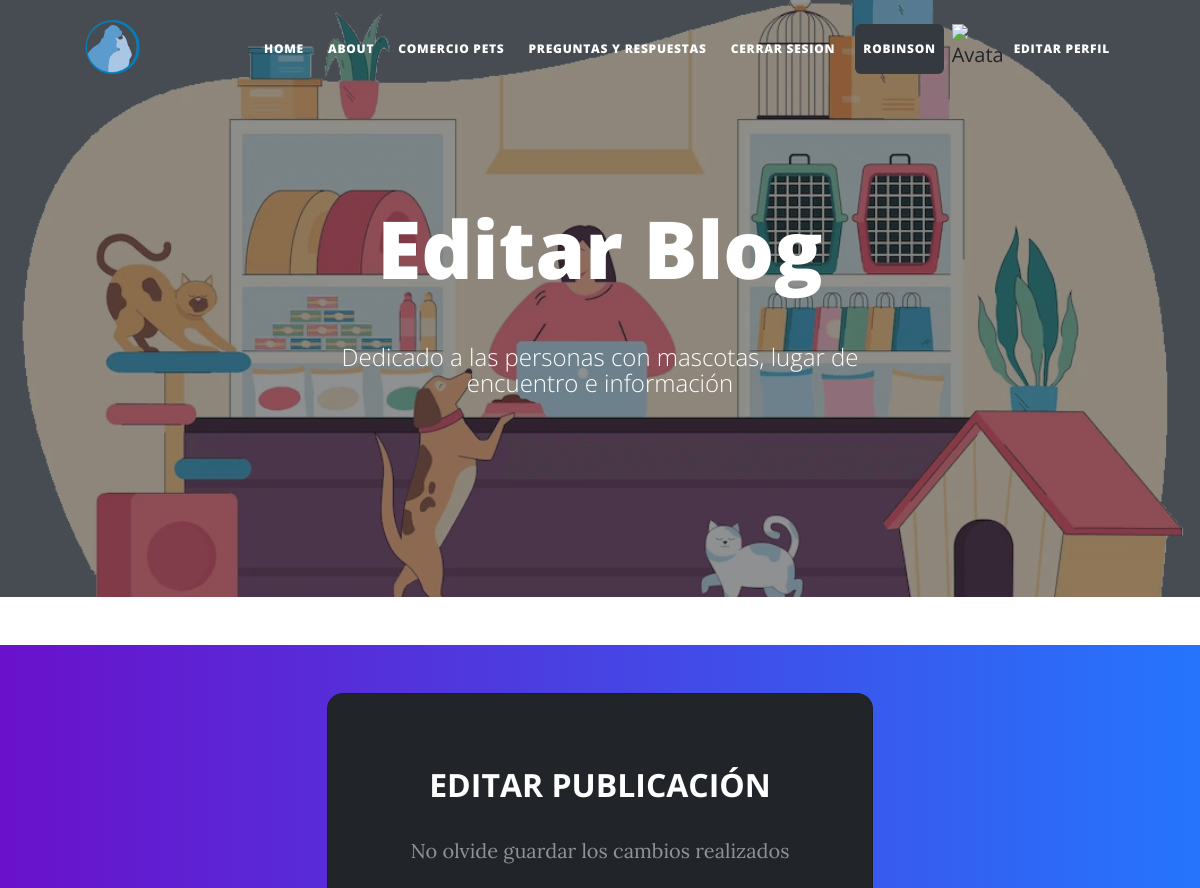
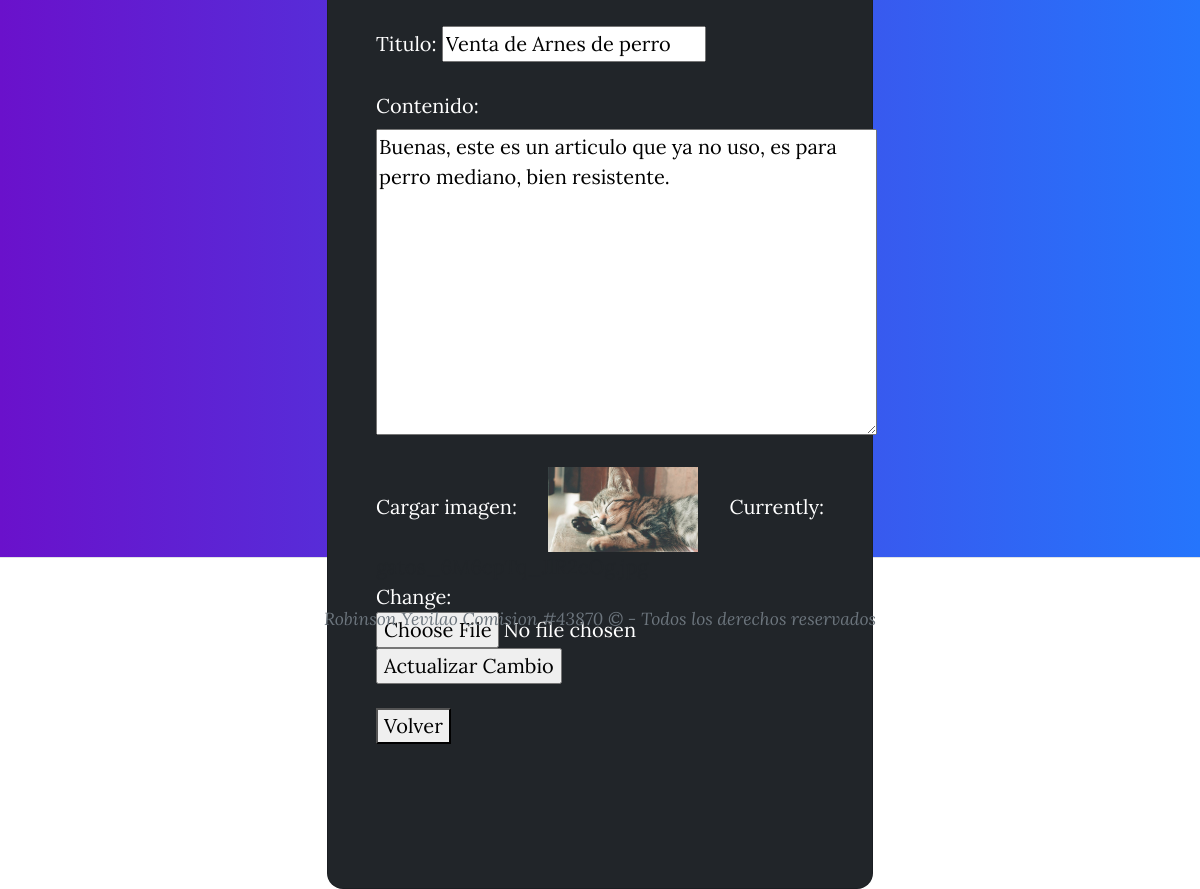
The page /AppComunidad/editarblog/1/ (signed in) on the database its author committed (2 pictures, top to bottom).
### AppComunidad/models.py (models this page shows, shortened)
class Comunidad(models.Model):
    titulo= models.CharField(max_length=50)
    contenido=models.TextField()
    imagen=models.ImageField()
    fecha_creacion=models.DateField(auto_now=True)
    precio = models.CharField(max_length=10)
    autor=models.ForeignKey(User, on_delete=models.CASCADE)

### AppComunidad/views.py (the view)
# urls.py: path('editarblog/<int:comunidad_id>/', editar_seccion, name="editar_seccion"),
@login_required
def editar_seccion(request, comunidad_id):
    comunidad = get_object_or_404(Comunidad, id=comunidad_id)
    if comunidad.autor == request.user:
        if request.method == "POST":
            form = crearBlogForm(request.POST, request.FILES, instance=comunidad)
            if form.is_valid():
                form.save()
                return redirect('contenido')
        else:
            form = crearBlogForm(instance=comunidad)
        return render(request, "AppComunidad/editarblog.html", {'form': form, 'comunidad': comunidad})
    else:
        return HttpResponseForbidden("No tienes permisos para editar esta publicación")

### AppComunidad/forms.py
class crearBlogForm(forms.ModelForm):
    class Meta:
        model=Comunidad
        fields=['titulo','imagen','contenido','precio']
    imagen = forms.ImageField(label='Cargar imagen')

### AppComunidad/Templates/AppComunidad/editarblog.html (shortened to what this page needs)
{% extends "AppComunidad/padrecomunidad.html" %}
{% load static %}
{% block titulo %} Editar Blog {% endblock %}
{% block contenido_comunidad %}
    <header>
        <section class="vh-100 gradient-custom">
            <div class="container py-5 h-100">
                <div class="row d-flex justify-content-center align-items-center h-200">
                    <div class="col-12 col-md-8 col-lg-6 col-xl-5.1">
                        <div class="card bg-dark text-white" style="border-radius: 1rem;">
                            <div class="card-body p-5 text-center">
                                <div class="mb-md-5 mt-md-4 pb-5 text-justify">
                                    <h2 class="fw-bold mb-2 text-uppercase text-center">Editar Publicación</h2>
                                    <p class="text-white-50 mb-5 text-center">No olvide guardar los cambios realizados</p>
                                    <form method="post" enctype="multipart/form-data" class="justify-content-center">
                                    <div class="form-outline form-white mb-4">
                                        {{ form.titulo.label_tag }}
                                        {{ form.titulo }}
                                    </div>
                                    <div class="form-outline form-white mb-4">
                                        {{ form.contenido.label_tag }}
                                        {{ form.contenido }}
                                    </div>
                                    <div class="form-outline form-white mb-4">
                                        {{ form.imagen.label_tag }}
                                        <img src="{{ form.instance.imagen.url }}" id="imagen-preview" alt="Vista previa de la imagen" width="150px" />
                                        {{ form.imagen }}
                                        <input type="submit" value="Actualizar Cambio">
                                    </div>
                                    </form>
                                <div>
                                    <button type="button" href="{% url 'contenido' %}"> Volver</button>
                                </div>
                            </div>
                        </div>
                    </div>
                </div>
            </div>
        </section>
    </header>
{% endblock %}

### AppComunidad/Templates/AppComunidad/padrecomunidad.html (shortened to what this page needs)
<!DOCTYPE html>
<html lang="en">
    <head>
        {% load static %}
        <link rel="stylesheet" href="https://maxcdn.bootstrapcdn.com/bootstrap/4.5.2/css/bootstrap.min.css">
        <link rel="stylesheet" href="https://cdnjs.cloudflare.com/ajax/libs/twitter-bootstrap/4.1.3/css/bootstrap.min.css">
        <link rel="stylesheet" href="https://cdnjs.cloudflare.com/ajax/libs/ionicons/2.0.1/css/ionicons.min.css">
        <link href="{% static 'AppComunidad/css/styles.css' %}" rel="stylesheet" />
    </head>
    <body>
        <nav class="navbar navbar-expand-lg navbar-light" id="mainNav">
            <div class="container px-4 px-lg-5">
                <a class="navbar-brand" href="http://127.0.0.1:8000/admin">
                    <img src="{% static 'AppComunidad/assets/img/logohome.png' %}" alt="Ir al Panel de Administración" width="70rem" height="auto">
                </a>
                <div class="collapse navbar-collapse" id="navbarResponsive">
                    <ul class="navbar-nav ms-auto py-4 py-lg-0">
                        {% if user.is_authenticated %}
                        <li class="nav-item"><a class="nav-link px-lg-2 py-2 py-lg-3 mx-1 btn-outline-info rounded" href="{% url 'inicioComunidad' %}"> Home </a></li>
                        <li class="nav-item"><a class="nav-link px-lg-2 py-2 py-lg-3 mx-1 btn-outline-info rounded" href="{% url 'aboutme' %}"> About </a></li>
                        <li class="nav-item"><a class="nav-link px-lg-2 py-2 py-lg-3 mx-1 btn-outline-info rounded" href="{% url 'contenido' %}"> Comercio Pets </a></li>
                        <li class="nav-item"><a class="nav-link px-lg-2 py-2 py-lg-3 mx-1 btn-outline-info rounded" href="{% url 'inicioComunidad' %}"> Preguntas y Respuestas </a></li>
                        <li class="nav-item"><a class="nav-link px-lg-2 py-2 py-lg-3 mx-1 btn-outline-danger rounded"" href="{% url 'logout' %}"> Cerrar Sesion </a></li>
                        <li class="nav-item"><a class="nav-link px-lg-2 py-2 py-lg-3 mx-2 btn-dark rounded" > {{ user.username }} </a></li>
                        <img src="{{ avatar }}" alt="Avatar" style="width:50px;height:50px;">
                        <li class="nav-item"><a class="nav-link px-lg-2 py-2 py-lg-3 mx-1 btn-outline-warning rounded" href="{% url 'editarusuario' %}"> Editar Perfil </a></li>
                        {% else %}
                        <li class="nav-item"><a class="nav-link px-lg-2 py-2 py-lg-3 mx-1 btn-outline-dark rounded" href="{% url 'loginusuario' %}"> Login </a></li>
                        {% endif %}
                    </ul>
                </div>
            </div>
        </nav>
        <header class="masthead" style="background-image: url( '{% static 'AppComunidad/assets/img/bannerprincipal.png' %}' ) ">
            <div class="container position-relative px-4 px-lg-5">
                <div class="row gx-4 gx-lg-5 justify-content-center">
                    <div class="col-md-10 col-lg-8 col-xl-7">
                        <div class="site-heading">
                            <h1 class="mb-5"> {% block titulo %}   {% endblock %} </h1>
                            <span class="subheading">Dedicado a las personas con mascotas, lugar de encuentro e información</span>
                        </div>
                    </div>
                </div>
            </div>
        </header>
        {% block contenido_comunidad %}
        {% endblock %}
        <footer class="border-top">
            <div class="container px-4 px-lg-5">
                <div class="row gx-4 gx-lg-5 justify-content-center">
                    <div class="col-md-10 col-lg-8 col-xl-7">
                        <div class="small text-center text-muted fst-italic">Robinson Yevilao Comision #43870 &copy; -  Todos los derechos reservados</div>
                    </div>
                </div>
            </div>
        </footer>
    </body>
</html>

### AppComunidad/Templates/AppComunidad/padrecomunidad.html (style rules this page uses)
.rounded { border-radius: 2rem; }

### rows shown on the page
Comunidad: titulo "Venta de Arnes de perro", contenido "Buenas, este es un articulo que ya no uso, es para perro mediano, bien resistente.", instance.imagen (picture)

### other values the page prints
{{ user.username }} "ROBINSON"
